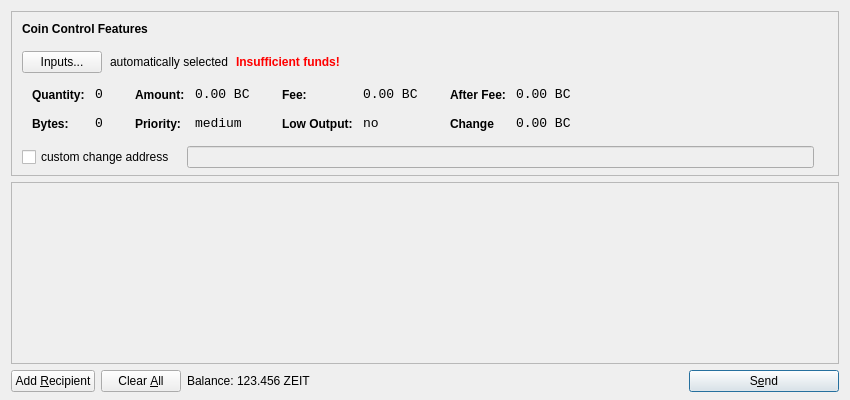
<?xml version="1.0" encoding="UTF-8"?>
<ui version="4.0">
 <class>SendCoinsDialog</class>
 <widget class="QDialog" name="SendCoinsDialog">
  <property name="geometry">
   <rect>
    <x>0</x>
    <y>0</y>
    <width>850</width>
    <height>400</height>
   </rect>
  </property>
  <property name="windowTitle">
   <string>Send Coins</string>
  </property>
   <layout class="QVBoxLayout" name="verticalLayout" stretch="0,1,0">
   <property name="bottomMargin">
    <number>8</number>
   </property>
   <item>
    <widget class="QFrame" name="frameCoinControl">
     <property name="sizePolicy">
      <sizepolicy hsizetype="Expanding" vsizetype="Expanding">
       <horstretch>0</horstretch>
       <verstretch>0</verstretch>
      </sizepolicy>
     </property>
     <property name="maximumSize">
      <size>
       <width>16777215</width>
       <height>16777215</height>
      </size>
     </property>
     <property name="frameShape">
      <enum>QFrame::StyledPanel</enum>
     </property>
     <property name="frameShadow">
      <enum>QFrame::Sunken</enum>
     </property>
     <layout class="QVBoxLayout" name="verticalLayoutCoinControl2">
      <property name="spacing">
       <number>-1</number>
      </property>
      <property name="leftMargin">
       <number>0</number>
      </property>
      <property name="topMargin">
       <number>0</number>
      </property>
      <property name="rightMargin">
       <number>0</number>
      </property>
      <property name="bottomMargin">
       <number>6</number>
      </property>
      <item>
       <layout class="QVBoxLayout" name="verticalLayoutCoinControl" stretch="0,0,0,0,1">
        <property name="spacing">
         <number>0</number>
        </property>
        <property name="leftMargin">
         <number>10</number>
        </property>
        <property name="topMargin">
         <number>10</number>
        </property>
        <item>
         <layout class="QHBoxLayout" name="horizontalLayoutCoinControl1">
          <property name="bottomMargin">
           <number>15</number>
          </property>
          <item>
           <widget class="QLabel" name="labelCoinControlFeatures">
            <property name="sizePolicy">
             <sizepolicy hsizetype="Preferred" vsizetype="Maximum">
              <horstretch>0</horstretch>
              <verstretch>0</verstretch>
             </sizepolicy>
            </property>
            <property name="font">
             <font>
              <weight>75</weight>
              <bold>true</bold>
             </font>
            </property>
            <property name="styleSheet">
             <string notr="true">font-weight:bold;</string>
            </property>
            <property name="text">
             <string>Coin Control Features</string>
            </property>
           </widget>
          </item>
         </layout>
        </item>
        <item>
         <layout class="QHBoxLayout" name="horizontalLayoutCoinControl2" stretch="0,0,0,0">
          <property name="spacing">
           <number>8</number>
          </property>
          <property name="bottomMargin">
           <number>10</number>
          </property>
          <item>
           <widget class="QPushButton" name="pushButtonCoinControl">
            <property name="styleSheet">
             <string notr="true"/>
            </property>
            <property name="text">
             <string>Inputs...</string>
            </property>
           </widget>
          </item>
          <item>
           <widget class="QLabel" name="labelCoinControlAutomaticallySelected">
            <property name="text">
             <string>automatically selected</string>
            </property>
            <property name="margin">
             <number>5</number>
            </property>
           </widget>
          </item>
          <item>
           <widget class="QLabel" name="labelCoinControlInsuffFunds">
            <property name="font">
             <font>
              <weight>75</weight>
              <bold>true</bold>
             </font>
            </property>
            <property name="styleSheet">
             <string notr="true">color:red;font-weight:bold;</string>
            </property>
            <property name="text">
             <string>Insufficient funds!</string>
            </property>
            <property name="margin">
             <number>5</number>
            </property>
           </widget>
          </item>
          <item>
           <spacer name="horizontalSpacerCoinControl">
            <property name="orientation">
             <enum>Qt::Horizontal</enum>
            </property>
            <property name="sizeHint" stdset="0">
             <size>
              <width>40</width>
              <height>1</height>
             </size>
            </property>
           </spacer>
          </item>
         </layout>
        </item>
        <item>
         <widget class="QWidget" name="widgetCoinControl" native="true">
          <property name="sizePolicy">
           <sizepolicy hsizetype="Preferred" vsizetype="Preferred">
            <horstretch>0</horstretch>
            <verstretch>0</verstretch>
           </sizepolicy>
          </property>
          <property name="minimumSize">
           <size>
            <width>0</width>
            <height>0</height>
           </size>
          </property>
          <property name="styleSheet">
           <string notr="true"/>
          </property>
          <layout class="QHBoxLayout" name="horizontalLayoutCoinControl5">
           <property name="margin">
            <number>0</number>
           </property>
           <item>
            <layout class="QHBoxLayout" name="horizontalLayoutCoinControl3" stretch="0,0,0,1">
             <property name="spacing">
              <number>20</number>
             </property>
             <property name="topMargin">
              <number>0</number>
             </property>
             <property name="bottomMargin">
              <number>10</number>
             </property>
             <item>
              <layout class="QFormLayout" name="formLayoutCoinControl1">
               <property name="horizontalSpacing">
                <number>10</number>
               </property>
               <property name="verticalSpacing">
                <number>14</number>
               </property>
               <property name="leftMargin">
                <number>10</number>
               </property>
               <property name="topMargin">
                <number>4</number>
               </property>
               <property name="rightMargin">
                <number>6</number>
               </property>
               <item row="0" column="0">
                <widget class="QLabel" name="labelCoinControlQuantityText">
                 <property name="styleSheet">
                  <string notr="true">font-weight:bold;</string>
                 </property>
                 <property name="text">
                  <string>Quantity:</string>
                 </property>
                 <property name="margin">
                  <number>0</number>
                 </property>
                </widget>
               </item>
               <item row="0" column="1">
                <widget class="QLabel" name="labelCoinControlQuantity">
                 <property name="font">
                  <font>
                   <family>Monospace</family>
                   <pointsize>10</pointsize>
                  </font>
                 </property>
                 <property name="cursor">
                  <cursorShape>IBeamCursor</cursorShape>
                 </property>
                 <property name="contextMenuPolicy">
                  <enum>Qt::ActionsContextMenu</enum>
                 </property>
                 <property name="text">
                  <string>0</string>
                 </property>
                 <property name="margin">
                  <number>0</number>
                 </property>
                 <property name="textInteractionFlags">
                  <set>Qt::LinksAccessibleByMouse|Qt::TextSelectableByKeyboard|Qt::TextSelectableByMouse</set>
                 </property>
                </widget>
               </item>
               <item row="1" column="0">
                <widget class="QLabel" name="labelCoinControlBytesText">
                 <property name="styleSheet">
                  <string notr="true">font-weight:bold;</string>
                 </property>
                 <property name="text">
                  <string>Bytes:</string>
                 </property>
                </widget>
               </item>
               <item row="1" column="1">
                <widget class="QLabel" name="labelCoinControlBytes">
                 <property name="font">
                  <font>
                   <family>Monospace</family>
                   <pointsize>10</pointsize>
                  </font>
                 </property>
                 <property name="cursor">
                  <cursorShape>IBeamCursor</cursorShape>
                 </property>
                 <property name="contextMenuPolicy">
                  <enum>Qt::ActionsContextMenu</enum>
                 </property>
                 <property name="text">
                  <string>0</string>
                 </property>
                 <property name="textInteractionFlags">
                  <set>Qt::LinksAccessibleByMouse|Qt::TextSelectableByKeyboard|Qt::TextSelectableByMouse</set>
                 </property>
                </widget>
               </item>
              </layout>
             </item>
             <item>
              <layout class="QFormLayout" name="formLayoutCoinControl2">
               <property name="horizontalSpacing">
                <number>10</number>
               </property>
               <property name="verticalSpacing">
                <number>14</number>
               </property>
               <property name="leftMargin">
                <number>6</number>
               </property>
               <property name="topMargin">
                <number>4</number>
               </property>
               <property name="rightMargin">
                <number>6</number>
               </property>
               <item row="0" column="0">
                <widget class="QLabel" name="labelCoinControlAmountText">
                 <property name="styleSheet">
                  <string notr="true">font-weight:bold;</string>
                 </property>
                 <property name="text">
                  <string>Amount:</string>
                 </property>
                 <property name="margin">
                  <number>0</number>
                 </property>
                </widget>
               </item>
               <item row="0" column="1">
                <widget class="QLabel" name="labelCoinControlAmount">
                 <property name="font">
                  <font>
                   <family>Monospace</family>
                   <pointsize>10</pointsize>
                  </font>
                 </property>
                 <property name="cursor">
                  <cursorShape>IBeamCursor</cursorShape>
                 </property>
                 <property name="contextMenuPolicy">
                  <enum>Qt::ActionsContextMenu</enum>
                 </property>
                 <property name="text">
                  <string>0.00 BC</string>
                 </property>
                 <property name="textInteractionFlags">
                  <set>Qt::LinksAccessibleByMouse|Qt::TextSelectableByKeyboard|Qt::TextSelectableByMouse</set>
                 </property>
                </widget>
               </item>
               <item row="1" column="0">
                <widget class="QLabel" name="labelCoinControlPriorityText">
                 <property name="styleSheet">
                  <string notr="true">font-weight:bold;</string>
                 </property>
                 <property name="text">
                  <string>Priority:</string>
                 </property>
                </widget>
               </item>
               <item row="1" column="1">
                <widget class="QLabel" name="labelCoinControlPriority">
                 <property name="font">
                  <font>
                   <family>Monospace</family>
                   <pointsize>10</pointsize>
                  </font>
                 </property>
                 <property name="cursor">
                  <cursorShape>IBeamCursor</cursorShape>
                 </property>
                 <property name="contextMenuPolicy">
                  <enum>Qt::ActionsContextMenu</enum>
                 </property>
                 <property name="text">
                  <string>medium</string>
                 </property>
                 <property name="textInteractionFlags">
                  <set>Qt::LinksAccessibleByMouse|Qt::TextSelectableByKeyboard|Qt::TextSelectableByMouse</set>
                 </property>
                </widget>
               </item>
              </layout>
             </item>
             <item>
              <layout class="QFormLayout" name="formLayoutCoinControl3">
               <property name="horizontalSpacing">
                <number>10</number>
               </property>
               <property name="verticalSpacing">
                <number>14</number>
               </property>
               <property name="leftMargin">
                <number>6</number>
               </property>
               <property name="topMargin">
                <number>4</number>
               </property>
               <property name="rightMargin">
                <number>6</number>
               </property>
               <item row="0" column="0">
                <widget class="QLabel" name="labelCoinControlFeeText">
                 <property name="styleSheet">
                  <string notr="true">font-weight:bold;</string>
                 </property>
                 <property name="text">
                  <string>Fee:</string>
                 </property>
                 <property name="margin">
                  <number>0</number>
                 </property>
                </widget>
               </item>
               <item row="0" column="1">
                <widget class="QLabel" name="labelCoinControlFee">
                 <property name="font">
                  <font>
                   <family>Monospace</family>
                   <pointsize>10</pointsize>
                  </font>
                 </property>
                 <property name="cursor">
                  <cursorShape>IBeamCursor</cursorShape>
                 </property>
                 <property name="contextMenuPolicy">
                  <enum>Qt::ActionsContextMenu</enum>
                 </property>
                 <property name="text">
                  <string>0.00 BC</string>
                 </property>
                 <property name="textInteractionFlags">
                  <set>Qt::LinksAccessibleByMouse|Qt::TextSelectableByKeyboard|Qt::TextSelectableByMouse</set>
                 </property>
                </widget>
               </item>
               <item row="1" column="0">
                <widget class="QLabel" name="labelCoinControlLowOutputText">
                 <property name="styleSheet">
                  <string notr="true">font-weight:bold;</string>
                 </property>
                 <property name="text">
                  <string>Low Output:</string>
                 </property>
                </widget>
               </item>
               <item row="1" column="1">
                <widget class="QLabel" name="labelCoinControlLowOutput">
                 <property name="font">
                  <font>
                   <family>Monospace</family>
                   <pointsize>10</pointsize>
                  </font>
                 </property>
                 <property name="cursor">
                  <cursorShape>IBeamCursor</cursorShape>
                 </property>
                 <property name="contextMenuPolicy">
                  <enum>Qt::ActionsContextMenu</enum>
                 </property>
                 <property name="text">
                  <string>no</string>
                 </property>
                 <property name="textInteractionFlags">
                  <set>Qt::LinksAccessibleByMouse|Qt::TextSelectableByKeyboard|Qt::TextSelectableByMouse</set>
                 </property>
                </widget>
               </item>
              </layout>
             </item>
             <item>
              <layout class="QFormLayout" name="formLayoutCoinControl4">
               <property name="horizontalSpacing">
                <number>10</number>
               </property>
               <property name="verticalSpacing">
                <number>14</number>
               </property>
               <property name="leftMargin">
                <number>6</number>
               </property>
               <property name="topMargin">
                <number>4</number>
               </property>
               <property name="rightMargin">
                <number>6</number>
               </property>
               <item row="0" column="0">
                <widget class="QLabel" name="labelCoinControlAfterFeeText">
                 <property name="styleSheet">
                  <string notr="true">font-weight:bold;</string>
                 </property>
                 <property name="text">
                  <string>After Fee:</string>
                 </property>
                 <property name="margin">
                  <number>0</number>
                 </property>
                </widget>
               </item>
               <item row="0" column="1">
                <widget class="QLabel" name="labelCoinControlAfterFee">
                 <property name="font">
                  <font>
                   <family>Monospace</family>
                   <pointsize>10</pointsize>
                  </font>
                 </property>
                 <property name="cursor">
                  <cursorShape>IBeamCursor</cursorShape>
                 </property>
                 <property name="contextMenuPolicy">
                  <enum>Qt::ActionsContextMenu</enum>
                 </property>
                 <property name="text">
                  <string>0.00 BC</string>
                 </property>
                 <property name="textInteractionFlags">
                  <set>Qt::LinksAccessibleByMouse|Qt::TextSelectableByKeyboard|Qt::TextSelectableByMouse</set>
                 </property>
                </widget>
               </item>
               <item row="1" column="0">
                <widget class="QLabel" name="labelCoinControlChangeText">
                 <property name="styleSheet">
                  <string notr="true">font-weight:bold;</string>
                 </property>
                 <property name="text">
                  <string>Change</string>
                 </property>
                </widget>
               </item>
               <item row="1" column="1">
                <widget class="QLabel" name="labelCoinControlChange">
                 <property name="font">
                  <font>
                   <family>Monospace</family>
                   <pointsize>10</pointsize>
                  </font>
                 </property>
                 <property name="cursor">
                  <cursorShape>IBeamCursor</cursorShape>
                 </property>
                 <property name="contextMenuPolicy">
                  <enum>Qt::ActionsContextMenu</enum>
                 </property>
                 <property name="text">
                  <string>0.00 BC</string>
                 </property>
                 <property name="textInteractionFlags">
                  <set>Qt::LinksAccessibleByMouse|Qt::TextSelectableByKeyboard|Qt::TextSelectableByMouse</set>
                 </property>
                </widget>
               </item>
              </layout>
             </item>
            </layout>
           </item>
          </layout>
         </widget>
        </item>
        <item>
         <layout class="QHBoxLayout" name="horizontalLayoutCoinControl4" stretch="0,0,0">
          <property name="spacing">
           <number>12</number>
          </property>
          <property name="sizeConstraint">
           <enum>QLayout::SetDefaultConstraint</enum>
          </property>
          <property name="topMargin">
           <number>5</number>
          </property>
          <property name="rightMargin">
           <number>5</number>
          </property>
          <item>
           <widget class="QCheckBox" name="checkBoxCoinControlChange">
            <property name="text">
             <string>custom change address</string>
            </property>
           </widget>
          </item>
          <item>
           <widget class="QLineEdit" name="lineEditCoinControlChange">
            <property name="enabled">
             <bool>false</bool>
            </property>
            <property name="sizePolicy">
             <sizepolicy hsizetype="Expanding" vsizetype="Fixed">
              <horstretch>0</horstretch>
              <verstretch>0</verstretch>
             </sizepolicy>
            </property>
           </widget>
          </item>
          <item>
           <widget class="QLabel" name="labelCoinControlChangeLabel">
            <property name="sizePolicy">
             <sizepolicy hsizetype="Preferred" vsizetype="Expanding">
              <horstretch>0</horstretch>
              <verstretch>0</verstretch>
             </sizepolicy>
            </property>
            <property name="minimumSize">
             <size>
              <width>0</width>
              <height>0</height>
             </size>
            </property>
            <property name="text">
             <string/>
            </property>
            <property name="margin">
             <number>3</number>
            </property>
           </widget>
          </item>
         </layout>
        </item>
        <item>
         <spacer name="verticalSpacerCoinControl">
          <property name="orientation">
           <enum>Qt::Vertical</enum>
          </property>
          <property name="sizeHint" stdset="0">
           <size>
            <width>800</width>
            <height>1</height>
           </size>
          </property>
         </spacer>
        </item>
       </layout>
      </item>
     </layout>
    </widget>
   </item>
   <item>
    <widget class="QScrollArea" name="scrollArea">
     <property name="widgetResizable">
      <bool>true</bool>
     </property>
     <widget class="QWidget" name="scrollAreaWidgetContents">
      <property name="geometry">
       <rect>
        <x>0</x>
        <y>0</y>
        <width>830</width>
        <height>165</height>
       </rect>
      </property>
      <layout class="QVBoxLayout" name="verticalLayout_2">
       <property name="margin">
        <number>0</number>
       </property>
       <item>
        <layout class="QVBoxLayout" name="entries">
         <property name="spacing">
          <number>6</number>
         </property>
        </layout>
       </item>
       <item>
        <spacer name="verticalSpacer">
         <property name="orientation">
          <enum>Qt::Vertical</enum>
         </property>
         <property name="sizeHint" stdset="0">
          <size>
           <width>20</width>
           <height>40</height>
          </size>
         </property>
        </spacer>
       </item>
      </layout>
     </widget>
    </widget>
   </item>
   <item>
    <layout class="QHBoxLayout" name="horizontalLayout">
     <item>
      <widget class="QPushButton" name="addButton">
       <property name="toolTip">
        <string>Send to multiple recipients at once</string>
       </property>
       <property name="text">
        <string>Add &amp;Recipient</string>
       </property>
       <property name="icon">
        <iconset resource="../bitcoin.qrc">
         <normaloff>:/icons/add</normaloff>:/icons/add</iconset>
       </property>
       <property name="autoDefault">
        <bool>false</bool>
       </property>
      </widget>
     </item>
     <item>
      <widget class="QPushButton" name="clearButton">
       <property name="sizePolicy">
        <sizepolicy hsizetype="Minimum" vsizetype="Fixed">
         <horstretch>0</horstretch>
         <verstretch>0</verstretch>
        </sizepolicy>
       </property>
       <property name="toolTip">
        <string>Remove all transaction fields</string>
       </property>
       <property name="text">
        <string>Clear &amp;All</string>
       </property>
       <property name="icon">
        <iconset resource="../bitcoin.qrc">
         <normaloff>:/icons/remove</normaloff>:/icons/remove</iconset>
       </property>
       <property name="autoRepeatDelay">
        <number>300</number>
       </property>
       <property name="autoDefault">
        <bool>false</bool>
       </property>
      </widget>
     </item>
     <item>
      <layout class="QHBoxLayout" name="horizontalLayout_2">
       <property name="spacing">
        <number>3</number>
       </property>
       <item>
        <widget class="QLabel" name="label">
         <property name="sizePolicy">
          <sizepolicy hsizetype="Preferred" vsizetype="Fixed">
           <horstretch>0</horstretch>
           <verstretch>0</verstretch>
          </sizepolicy>
         </property>		
         <property name="text">
          <string>Balance:</string>
         </property>
        </widget>
       </item>
       <item>
        <widget class="QLabel" name="labelBalance">
         <property name="sizePolicy">
          <sizepolicy hsizetype="Preferred" vsizetype="Fixed">
           <horstretch>0</horstretch>
           <verstretch>0</verstretch>
          </sizepolicy>
         </property>		
         <property name="cursor">
          <cursorShape>IBeamCursor</cursorShape>
         </property>
         <property name="text">
          <string>123.456 ZEIT</string>
         </property>
         <property name="textInteractionFlags">
          <set>Qt::LinksAccessibleByMouse|Qt::TextSelectableByKeyboard|Qt::TextSelectableByMouse</set>
         </property>
        </widget>
       </item>
      </layout>
     </item>
     <item>
      <spacer name="horizontalSpacer">
       <property name="orientation">
        <enum>Qt::Horizontal</enum>
       </property>
       <property name="sizeHint" stdset="0">
        <size>
         <width>40</width>
         <height>20</height>
        </size>
       </property>
      </spacer>
     </item>
     <item>
      <widget class="QPushButton" name="sendButton">
       <property name="minimumSize">
        <size>
         <width>150</width>
         <height>0</height>
        </size>
       </property>
       <property name="toolTip">
        <string>Confirm the send action</string>
       </property>
       <property name="text">
        <string>S&amp;end</string>
       </property>
       <property name="icon">
        <iconset resource="../bitcoin.qrc">
         <normaloff>:/icons/send</normaloff>:/icons/send</iconset>
       </property>
       <property name="default">
        <bool>true</bool>
       </property>
      </widget>
     </item>
    </layout>
   </item>
  </layout>
 </widget>
 <resources>
  <include location="../bitcoin.qrc"/>
 </resources>
 <connections/>
</ui>
